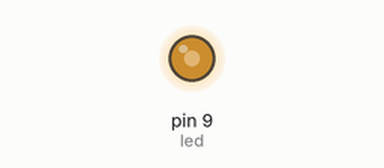
Simulated run of this sketch. Board: Arduino Uno, built with avr-gcc and run on an emulated ATmega328P. Shown: output pins drawn as LEDs (lit = HIGH).

Above: at 0.05 s.
At 0.8 s:
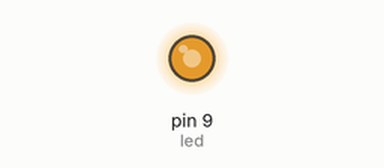
At 1.45 s:
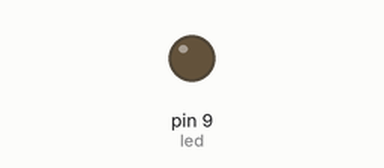
At 1.8 s:
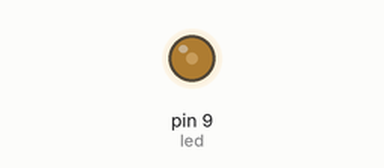
Timing chart, 0 to 4.4 s (numbered marks = the images above):
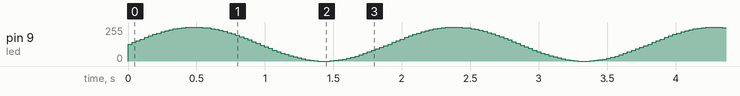

The sketch:

ATV2.ino
```cpp
int led = 9;
float angulo = 0;

void setup() {
  pinMode(led, OUTPUT);
}

void loop() {
  float valor = sin(angulo) * 127.5 + 127.5; // converte -1~1 para 0~255
  analogWrite(led, valor);
  angulo += 0.1;
  if (angulo > 2 * PI) angulo = 0;
  delay(30);
}
```
